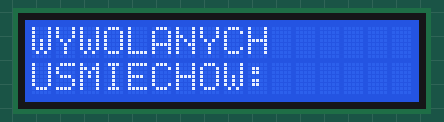
The program below on a simulated Raspberry Pi (BCM pin numbers). Shown: 16×2 character LCD.

Above: at 0.6 s.
At 5.6 s:
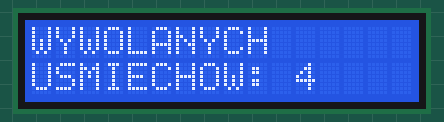
At 10.1 s:
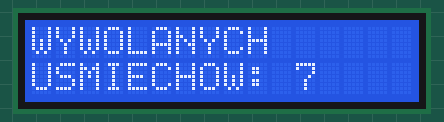
At 19.0 s:
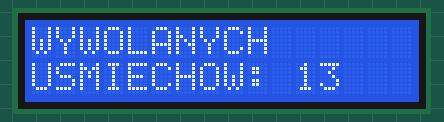
At 29.4 s:
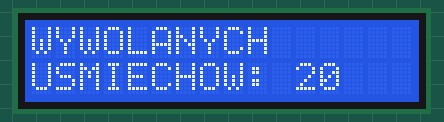
At 38.3 s:
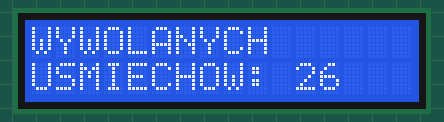

The program:

lcd.py
```python
import pigpio
from time import sleep

class LcdScreen:
    def __init__(self,rs = 25,e = 24,d4 = 23,d5 = 18,d6 = 15,d7 = 14):
        self.pi=pigpio.pi()
        self.RS=rs
        self.E=e
        self.D=[d4,d5,d6,d7]
        for pin in[self.RS,self.E]+self.D:
            self.pi.set_mode(pin,pigpio.OUTPUT)
        self.init()

    #tell lcd to read D4-D7 through short impulse on E
    def pulse(self):
        self.pi.write(self.E,0)
        sleep(0.0005)
        self.pi.write(self.E,1)
        sleep(0.0005)
        self.pi.write(self.E,0)
        sleep(0.0005)

    #set GPIO pins (connected to D4-D7) to data
    def write4(self,data):
        for i in range(4):
            self.pi.write(self.D[i],(data>>i)&1)
        self.pulse()

    #send byte(2x 4bits) to RS in mode=0 or mode=1
    def send(self,val,mode):
        self.pi.write(self.RS,mode)
        self.write4(val>>4)
        self.write4(val&0x0F)
        sleep(0.01)

    #init lcd screen to 4 bit mode
    def init(self):
        sleep(0.05)
        self.send(0x01,0)  # clean screen
        sleep(0.05)
        for _ in range(3):
            self.write4(0x03)
            sleep(0.005)
        self.write4(0x02)
        self.send(0x28,0)   #2 lines 5x8 pixel font
        self.send(0x0C,0)   #cursor migotanie off
        self.send(0x06,0)   #cursor moves to right after writing letter
        self.send(0x01,0)   #cursor on start and clean screen
        sleep(0.01)

    def clear(self):
        sleep(0.02)
        self.send(0x01,0)  # clean screen
        sleep(0.02)
        for _ in range(3):
            self.write4(0x03)
            sleep(0.005)
        self.write4(0x02)
        self.send(0x28,0)   #2 lines 5x8 pixel font
        self.send(0x0C,0)   #cursor migotanie off
        self.send(0x06,0)   #cursor moves to right after writing letter
        self.send(0x01,0)   #cursor on start and clean screen
        sleep(0.01)

    def display(self,text,line=1):
        addr=0x80 if line==1 else 0xC0 #ddram in scrren needs that
        self.send(addr,0)   #sets cursor to line 1 or 2
        for c in text.ljust(16)[:16]:   #ljust adds spaces to 16 letters
            self.send(ord(c),1)         #sends ascii code


#tests
if __name__ == '__main__':
    lcd=LcdScreen(rs = 25,e = 24,d4 = 23,d5 = 18,d6 = 15,d7 = 14)
    happy_people_counter = 0

    lcd.display("WYWOLANYCH",1)
    lcd.display("USMIECHOW:",2)


    for i in range(50):
        happy_people_counter += 1
        lcd.display("WYWOLANYCH",1)
        lcd.display("USMIECHOW: "+str(happy_people_counter),2)
        sleep(1)
```

Measured:
- what the display in image 0 shows lasts 0.5 s, from 0.6 s to 1.1 s
- what the display in image 1 shows lasts 1.4 s, from 5.6 s to 7.0 s
